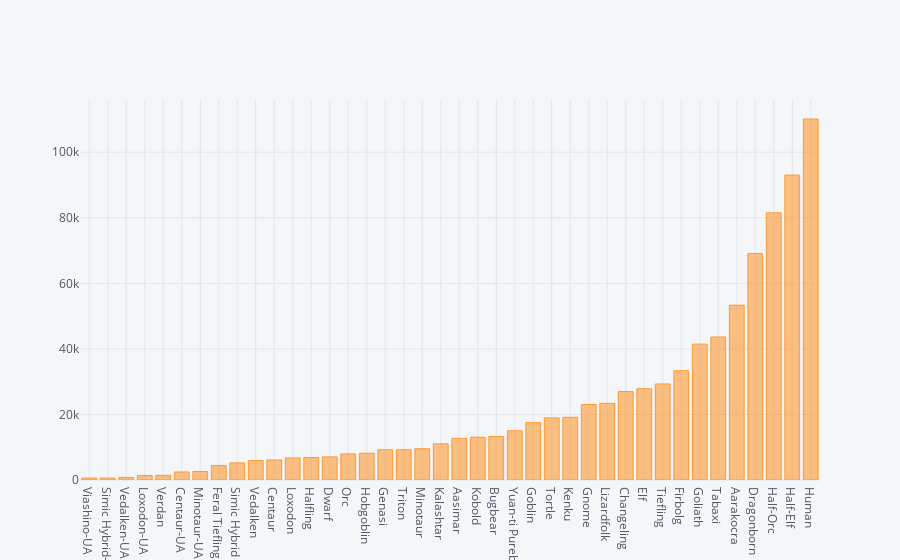

Write notebook code for a chart like this one.
### Markdown cell above
### Quick Visuals
- Let's just get a peek at some simple visuals to show basic relationships

### Code cell
grouped_race.iplot(kind='bar')

### Figure 1 — Plotly figure (JSON) as saved in the notebook; plotly's stock layout.template omitted (floating-point values rounded to 4 significant figures)
{"data": [{"marker": {"color": "rgba(255, 153, 51, 0.6)", "line": {"color": "rgba(255, 153, 51, 1.0)", "width": 1}}, "name": "Total", "orientation": "v", "text": "", "type": "bar", "uid": "35f67392-a891-451e-bacd-739c0a3eef31", "x": ["Viashino-UA", "Simic Hybrid-UA", "Vedalken-UA", "Loxodon-UA", "Verdan", "Centaur-UA", "Minotaur-UA", "Feral Tiefling", "Simic Hybrid", "Vedalken", "Centaur", "Loxodon", "Halfling", "Dwarf", "Orc", "Hobgoblin", "Genasi", "Triton", "Minotaur", "Kalashtar", "Aasimar", "Kobold", "Bugbear", "Yuan-ti Pureblood", "Goblin", "Tortle", "Kenku", "Gnome", "Lizardfolk", "Changeling", "Elf", "Tiefling", "Firbolg", "Goliath", "Tabaxi", "Aarakocra", "Dragonborn", "Half-Orc", "Half-Elf", "Human"], "y": [577, 588, 787, 1390, 1414, 2452, 2590, 4436, 5221, 5934, 6115, 6730, 6861, 7055, 7964, 8161, 9221, 9240, 9538, 11036, 12699, 13068, 13250, 15030, 17511, 18951, 19135, 23038, 23384, 26981, 27839, 29311, 33358, 41453, 43625, 53340, 69099, 81520, 93038, 110143]}], "layout": {"legend": {"bgcolor": "#F5F6F9", "font": {"color": "#4D5663"}}, "paper_bgcolor": "#F5F6F9", "plot_bgcolor": "#F5F6F9", "title": {"font": {"color": "#4D5663"}}, "xaxis": {"gridcolor": "#E1E5ED", "showgrid": true, "tickfont": {"color": "#4D5663"}, "title": {"font": {"color": "#4D5663"}, "text": ""}, "zerolinecolor": "#E1E5ED"}, "yaxis": {"gridcolor": "#E1E5ED", "showgrid": true, "tickfont": {"color": "#4D5663"}, "title": {"font": {"color": "#4D5663"}, "text": ""}, "zerolinecolor": "#E1E5ED"}}}
